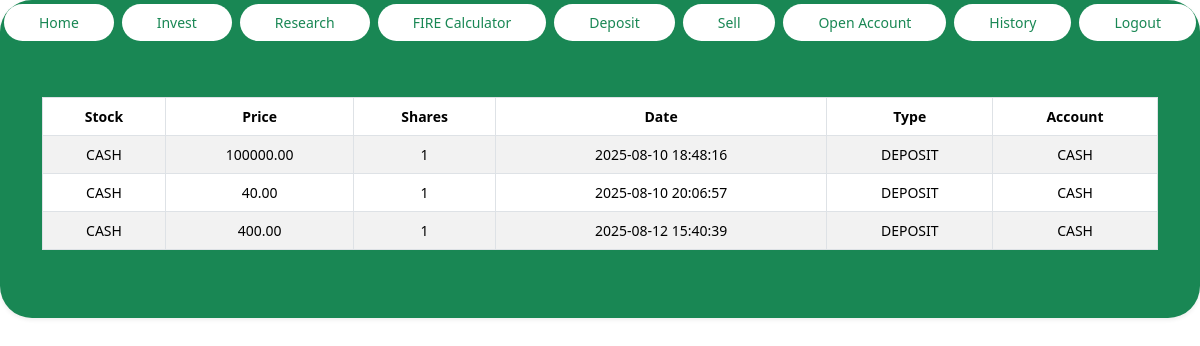
Screenshot of /history (signed in) with the database file from the repository.
### tables this page shows
CREATE TABLE transactions (
id INTEGER PRIMARY KEY AUTOINCREMENT,
user_id INTEGER NOT NULL,
symbol TEXT NOT NULL, 
shares INTEGER NOT NULL,
price REAL NOT NULL,
type TEXT NOT NULL,
date TIMESTAMP DEFAULT CURRENT_TIMESTAMP , account TEXT NOT NULL);

### FIRE/app.py (the view)
@app.route("/history")
@login_required
def history():
    rows = g.db.execute("SELECT * FROM transactions WHERE user_id = ?", (session["user_id"],)).fetchall()
    return render_template("history.html", transactions=rows)

### FIRE/app.py (called while the page is built)
def get_db():
    if 'db' not in g:
        g.db = sqlite3.connect(app.config['DATABASE'])
        g.db.row_factory = sqlite3.Row
    return g.db

@app.before_request
def before_request():
	g.db = get_db()

### FIRE/helpers.py (called while the page is built)
def login_required(f):
    @wraps(f)
    def decorated_function(*args, **kwargs):
        if 'user_id' not in session:
            return redirect('/login')
        return f(*args, **kwargs)
    return decorated_function

### FIRE/templates/history.html (shortened to what this page needs)
{% extends "layout.html" %}
{% block main %}
    <table class="text-center table table-striped table-bordered">
        <thead>
            <tr>
                <th>Stock</th>
                <th>Price</th>
                <th>Shares</th>
                <th>Date</th>
                <th>Type</th>
                <th>Account</th>
            </tr>
        </thead>
        <tbody>
            {% for transaction in transactions %}
                <tr>
                    <td>{{ transaction.symbol }}</td>
                    <td>{{ '%.2f' | format(transaction.price) }}</td>
                    <td>{{ transaction.shares }}</td>
                    <td>{{ transaction.date }}</td>
                    <td>{{ transaction.type }}</td>
                    <td>{{ transaction.account }}</td>
                </tr>
            {% endfor %}
        </tbody>
    </table>
{% endblock %}

### rows the page displays
transactions: price "100000.00"
transactions: price "40.00"
transactions: price "400.00"
